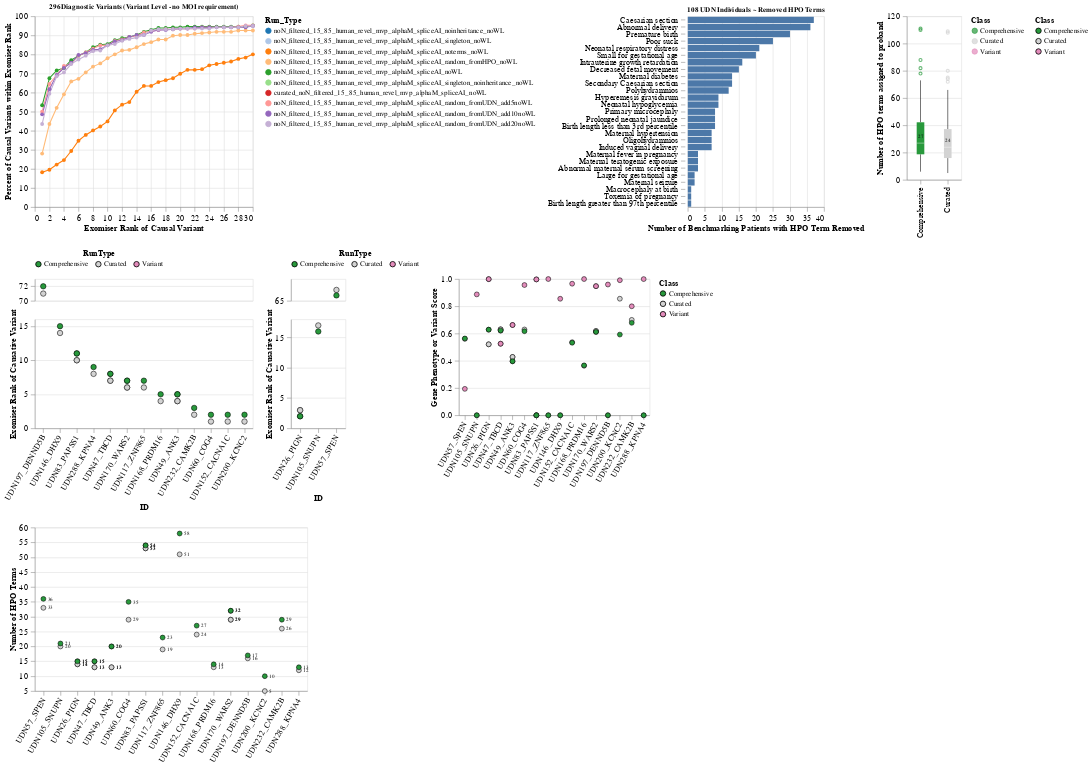

Notebook cell for this chart:
### Code cell
# top = alt.hconcat(plot_4F,plot_4D ).resolve_scale(color='independent')
top = alt.hconcat(plot_A,removed_terms_plot,term_boxplot ).resolve_scale(color='independent')
bottom = alt.hconcat(rank_improvements,rank_worsen,phenotype_score_boxplot).resolve_scale(color='independent')

alt.vconcat(top, bottom,phenotype_term_counts).configure_axis(
    labelFontSize=15,
    labelPadding= 5,
    tickSize=8,
    titleFontSize=15,
    labelFont='arial',
    titleFont='arial',
    labelLimit=0
    ).configure_legend(
        labelLimit=0,labelFontSize=13, titleFontSize=15, labelFont='arial', titleFont='arial')

### Figure 1 — Vega-Lite specification as saved in the notebook (floating-point values rounded to 4 significant figures; data arrays with more than 128 entries replaced by an {"elided": "..."} marker saying what was removed)
{"config": {"view": {"continuousWidth": 300, "continuousHeight": 300}, "axis": {"labelFont": "arial", "labelFontSize": 15, "labelLimit": 0, "labelPadding": 5, "tickSize": 8, "titleFont": "arial", "titleFontSize": 15}, "legend": {"labelFont": "arial", "labelFontSize": 13, "labelLimit": 0, "titleFont": "arial", "titleFontSize": 15}}, "vconcat": [{"hconcat": [{"data": {"name": "data-a87647cefc4d5e07dc22e48c7fc30678"}, "mark": {"type": "line", "point": {"size": 50}}, "encoding": {"color": {"field": "Run_Type", "scale": {"domain": ["noN_filtered_15_85_human_revel_mvp_alphaM_spliceAI_noinheritance_noWL", "noN_filtered_15_85_human_revel_mvp_alphaM_spliceAI_singleton_noWL", "noN_filtered_15_85_human_revel_mvp_alphaM_spliceAI_noterms_noWL", "noN_filtered_15_85_human_revel_mvp_alphaM_spliceAI_random_fromHPO_noWL", "noN_filtered_15_85_human_revel_mvp_alphaM_spliceAI_noWL", "noN_filtered_15_85_human_revel_mvp_alphaM_spliceAI_singleton_noinheritance_noWL", "curated_noN_filtered_15_85_human_revel_mvp_alphaM_spliceAI_noWL", "noN_filtered_15_85_human_revel_mvp_alphaM_spliceAI_random_fromUDN_add5noWL", "noN_filtered_15_85_human_revel_mvp_alphaM_spliceAI_random_fromUDN_add10noWL", "noN_filtered_15_85_human_revel_mvp_alphaM_spliceAI_random_fromUDN_add20noWL"], "scheme": "category20"}, "sort": ["noN_filtered_15_85_human_revel_mvp_alphaM_spliceAI_noinheritance_noWL", "noN_filtered_15_85_human_revel_mvp_alphaM_spliceAI_singleton_noWL", "noN_filtered_15_85_human_revel_mvp_alphaM_spliceAI_noterms_noWL", "noN_filtered_15_85_human_revel_mvp_alphaM_spliceAI_random_fromHPO_noWL", "noN_filtered_15_85_human_revel_mvp_alphaM_spliceAI_noWL", "noN_filtered_15_85_human_revel_mvp_alphaM_spliceAI_singleton_noinheritance_noWL", "curated_noN_filtered_15_85_human_revel_mvp_alphaM_spliceAI_noWL", "noN_filtered_15_85_human_revel_mvp_alphaM_spliceAI_random_fromUDN_add5noWL", "noN_filtered_15_85_human_revel_mvp_alphaM_spliceAI_random_fromUDN_add10noWL", "noN_filtered_15_85_human_revel_mvp_alphaM_spliceAI_random_fromUDN_add20noWL"], "type": "nominal"}, "tooltip": [{"field": "Rank", "type": "quantitative"}, {"field": "Percent_Variants", "type": "quantitative"}, {"field": "Run_Type", "type": "nominal"}], "x": {"field": "Rank", "title": "Exomiser Rank of Causal Variant", "type": "quantitative"}, "y": {"field": "Percent_Variants", "scale": {"domain": [0, 100]}, "title": "Percent of Causal Variants within Exomiser Rank", "type": "quantitative"}}, "height": 350, "title": "296Diagnostic Variants (Variant Level - no MOI requirement)", "width": 400}, {"layer": [{"mark": {"type": "bar"}, "encoding": {"tooltip": [{"field": "numPatients", "type": "quantitative"}, {"field": "PhenoCat_IC", "type": "nominal"}], "x": {"field": "numPatients", "title": "Number of Benchmarking Patients with HPO Term Removed", "type": "quantitative"}, "y": {"axis": {"offset": 5, "domainOpacity": 0}, "field": "TermName", "sort": "-x", "title": null, "type": "nominal"}}, "title": "108 UDN Individuals ~ Removed HPO Terms"}], "data": {"name": "data-69d007fc6878341c3dc39f53a7d18f57"}, "height": 350, "resolve": {"scale": {"color": "independent"}}, "width": 250}, {"layer": [{"mark": {"type": "boxplot"}, "encoding": {"color": {"field": "Class", "scale": {"domain": ["Comprehensive", "Curated", "Variant"], "range": ["#28993C", "lightgrey", "#e38cbb"]}, "type": "nominal"}, "x": {"field": "Class", "title": null, "type": "nominal"}, "y": {"field": "Num_Terms", "scale": {"zero": false}, "title": "Number of HPO terms assigned to proband", "type": "quantitative"}}}, {"mark": {"type": "text", "align": "left", "baseline": "middle", "color": "black", "dx": -5, "dy": -12, "size": 10}, "encoding": {"text": {"aggregate": "median", "field": "Num_Terms", "type": "quantitative"}, "x": {"field": "Class", "type": "nominal"}, "y": {"aggregate": "median", "field": "Num_Terms", "type": "quantitative"}}}], "data": {"name": "data-959cbe53c7538ce36694c216da3c0a8f"}, "height": 300, "width": 100}], "resolve": {"scale": {"color": "independent"}}}, {"hconcat": [{"vconcat": [{"data": {"name": "data-2d41e5cb9d289e59a7756195c3613a56"}, "mark": {"type": "circle", "filled": true, "opacity": 1, "size": 100, "stroke": "black", "strokeWidth": 1}, "encoding": {"color": {"field": "RunType", "legend": {"direction": "horizontal", "orient": "top", "titleAnchor": "middle"}, "scale": {"domain": ["Comprehensive", "Curated", "Variant"], "range": ["#28993C", "lightgrey", "#e38cbb"]}, "sort": ["Curated", "Comprehensive"], "type": "nominal"}, "tooltip": [{"field": "RunType", "type": "nominal"}, {"field": "ID", "type": "nominal"}, {"field": "Rank", "type": "quantitative"}, {"field": "Diff", "type": "quantitative"}], "x": {"axis": null, "field": "ID", "scale": {"domain": ["UDN197_DENND5B", "UDN197_DENND5B"]}, "type": "nominal"}, "y": {"field": "Rank", "scale": {"domain": [70, 73]}, "title": null, "type": "quantitative"}}, "height": 40, "width": 400}, {"data": {"name": "data-8c8cb4c20b96a4e18f35a734b9a1657c"}, "mark": {"type": "circle", "filled": true, "opacity": 1, "size": 100, "stroke": "black", "strokeWidth": 1}, "encoding": {"color": {"field": "RunType", "legend": {"direction": "horizontal", "orient": "top", "titleAnchor": "middle"}, "scale": {"domain": ["Comprehensive", "Curated", "Variant"], "range": ["#28993C", "lightgrey", "#e38cbb"]}, "sort": ["Unfiltered", "Filtered"], "type": "nominal"}, "tooltip": [{"field": "RunType", "type": "nominal"}, {"field": "ID", "type": "nominal"}, {"field": "Rank", "type": "quantitative"}, {"field": "Diff", "type": "quantitative"}], "x": {"axis": {"labelAngle": -60}, "field": "ID", "scale": {"domain": ["UDN146_DHX9", "UDN146_DHX9", "UDN83_PAPSS1", "UDN83_PAPSS1", "UDN83_PAPSS1", "UDN83_PAPSS1", "UDN288_KPNA4", "UDN47_TBCD", "UDN288_KPNA4", "UDN47_TBCD", "UDN170_WARS2", "UDN170_WARS2", "UDN117_ZNF865", "UDN47_TBCD", "UDN47_TBCD", "UDN117_ZNF865", "UDN170_WARS2", "UDN170_WARS2", "UDN168_PRDM16", "UDN49_ANK3", "UDN49_ANK3", "UDN168_PRDM16", "UDN49_ANK3", "UDN49_ANK3", "UDN232_CAMK2B", "UDN60_COG4", "UDN232_CAMK2B", "UDN152_CACNA1C", "UDN200_KCNC2", "UDN60_COG4", "UDN152_CACNA1C", "UDN200_KCNC2", "UDN197_DENND5B"]}, "type": "nominal"}, "y": {"field": "Rank", "title": "Exomiser Rank of Causative Variant", "type": "quantitative"}}, "height": 200, "width": 400}], "resolve": {"scale": {"x": "shared"}}, "spacing": 5}, {"vconcat": [{"data": {"name": "data-8419a946f38307f993178fbf45d7d05c"}, "mark": {"type": "circle", "filled": true, "opacity": 1, "size": 100, "stroke": "black", "strokeWidth": 1}, "encoding": {"color": {"field": "RunType", "legend": {"direction": "horizontal", "orient": "top", "titleAnchor": "middle"}, "scale": {"domain": ["Comprehensive", "Curated", "Variant"], "range": ["#28993C", "lightgrey", "#e38cbb"]}, "sort": ["Curated", "Comprehensive"], "type": "nominal"}, "tooltip": [{"field": "RunType", "type": "nominal"}, {"field": "ID", "type": "nominal"}, {"field": "Rank", "type": "quantitative"}, {"field": "Diff", "type": "quantitative"}], "x": {"axis": null, "field": "ID", "scale": {"domain": ["UDN26_PIGN", "UDN105_SNUPN", "UDN57_SPEN"]}, "type": "nominal"}, "y": {"field": "Rank", "scale": {"domain": [65, 69]}, "title": null, "type": "quantitative"}}, "height": 40, "width": 100}, {"data": {"name": "data-01ac6742b128781986dd60976726c963"}, "mark": {"type": "circle", "filled": true, "opacity": 1, "size": 100, "stroke": "black", "strokeWidth": 1}, "encoding": {"color": {"field": "RunType", "legend": {"direction": "horizontal", "orient": "top", "titleAnchor": "middle"}, "scale": {"domain": ["Comprehensive", "Curated", "Variant"], "range": ["#28993C", "lightgrey", "#e38cbb"]}, "sort": ["Curated", "Comprehensive"], "type": "nominal"}, "tooltip": [{"field": "RunType", "type": "nominal"}, {"field": "ID", "type": "nominal"}, {"field": "Rank", "type": "quantitative"}, {"field": "Diff", "type": "quantitative"}], "x": {"axis": {"labelAngle": -60}, "field": "ID", "scale": {"domain": ["UDN26_PIGN", "UDN105_SNUPN", "UDN57_SPEN"]}, "type": "nominal"}, "y": {"field": "Rank", "title": "Exomiser Rank of Causative Variant", "type": "quantitative"}}, "height": 200, "width": 100}], "resolve": {"scale": {"x": "shared"}}, "spacing": 5}, {"layer": [{"mark": {"type": "circle", "filled": true, "opacity": 1, "size": 80, "stroke": "black", "strokeWidth": 1}, "encoding": {"color": {"field": "Class", "scale": {"domain": ["Comprehensive", "Curated", "Variant"], "range": ["#28993C", "lightgrey", "#e38cbb"]}, "type": "nominal"}, "tooltip": [{"field": "Class", "type": "nominal"}, {"field": "Rank", "type": "quantitative"}, {"field": "Score", "type": "quantitative"}], "x": {"axis": {"labelAngle": -60}, "field": "ID", "sort": ["UDN57_SPEN", "UDN57_SPEN", "UDN105_SNUPN", "UDN105_SNUPN", "UDN26_PIGN", "UDN26_PIGN", "UDN26_PIGN", "UDN26_PIGN"], "title": "", "type": "nominal"}, "y": {"field": "Score", "scale": {"zero": false}, "title": "Gene Phenotype or Variant Score", "type": "quantitative"}}}], "data": {"name": "data-307d2df2fd5d01db09fcba27cb2518a2"}, "height": 250, "width": 350}], "resolve": {"scale": {"color": "independent"}}}, {"layer": [{"mark": {"type": "circle", "filled": true, "opacity": 1, "size": 80, "stroke": "black", "strokeWidth": 1}, "encoding": {"color": {"field": "Class", "scale": {"domain": ["Comprehensive", "Curated", "Variant"], "range": ["#28993C", "lightgrey", "#e38cbb"]}, "type": "nominal"}, "tooltip": [{"field": "Class", "type": "nominal"}, {"field": "Rank", "type": "quantitative"}, {"field": "Score", "type": "quantitative"}], "x": {"axis": {"labelAngle": -60}, "field": "ID", "sort": ["UDN57_SPEN", "UDN57_SPEN", "UDN105_SNUPN", "UDN105_SNUPN", "UDN26_PIGN", "UDN26_PIGN", "UDN26_PIGN", "UDN26_PIGN"], "title": "", "type": "nominal"}, "y": {"field": "Terms", "scale": {"zero": false}, "title": "Number of HPO Terms", "type": "quantitative"}}}, {"mark": {"type": "text", "align": "left", "baseline": "middle", "color": "black", "dx": 8, "size": 10}, "encoding": {"text": {"field": "Terms", "type": "quantitative"}, "x": {"axis": {"labelAngle": -60}, "field": "ID", "sort": ["UDN57_SPEN", "UDN57_SPEN", "UDN105_SNUPN", "UDN105_SNUPN", "UDN26_PIGN", "UDN26_PIGN", "UDN26_PIGN", "UDN26_PIGN"], "title": "", "type": "nominal"}, "y": {"field": "Terms", "type": "quantitative"}}}], "data": {"name": "data-8f6450c8110f3dfdcb44b73d8f0c511e"}, "height": 300, "width": 500}], "$schema": "https://vega.github.io/schema/vega-lite/v5.17.0.json", "datasets": {"data-a87647cefc4d5e07dc22e48c7fc30678": {"elided": "180 records"}, "data-69d007fc6878341c3dc39f53a7d18f57": [{"Term": "HP:0011410", "numPatients": 37, "Percent_Patients": 34.3, "TermName": "Caesarian section"}, {"Term": "HP:0001787", "numPatients": 36, "Percent_Patients": 33.3, "TermName": "Abnormal delivery"}, {"Term": "HP:0001622", "numPatients": 30, "Percent_Patients": 27.8, "TermName": "Premature birth"}, {"Term": "HP:0002033", "numPatients": 25, "Percent_Patients": 23.1, "TermName": "Poor suck"}, {"Term": "HP:0002643", "numPatients": 21, "Percent_Patients": 19.4, "TermName": "Neonatal respiratory distress"}, {"Term": "HP:0001518", "numPatients": 20, "Percent_Patients": 18.5, "TermName": "Small for gestational age"}, {"Term": "HP:0001511", "numPatients": 16, "Percent_Patients": 14.8, "TermName": "Intrauterine growth retardation"}, {"Term": "HP:0001558", "numPatients": 15, "Percent_Patients": 13.9, "TermName": "Decreased fetal movement"}, {"Term": "HP:0009800", "numPatients": 13, "Percent_Patients": 12.0, "TermName": "Maternal diabetes"}, {"Term": "HP:0030364", "numPatients": 13, "Percent_Patients": 12.0, "TermName": "Secondary Caesarian section"}, {"Term": "HP:0001561", "numPatients": 12, "Percent_Patients": 11.1, "TermName": "Polyhydramnios"}, {"Term": "HP:0012188", "numPatients": 9, "Percent_Patients": 8.3, "TermName": "Hyperemesis gravidarum"}, {"Term": "HP:0001998", "numPatients": 9, "Percent_Patients": 8.3, "TermName": "Neonatal hypoglycemia"}, {"Term": "HP:0011451", "numPatients": 8, "Percent_Patients": 7.4, "TermName": "Primary microcephaly"}, {"Term": "HP:0006579", "numPatients": 8, "Percent_Patients": 7.4, "TermName": "Prolonged neonatal jaundice"}, {"Term": "HP:0003561", "numPatients": 8, "Percent_Patients": 7.4, "TermName": "Birth length less than 3rd percentile"}, {"Term": "HP:0008071", "numPatients": 7, "Percent_Patients": 6.5, "TermName": "Maternal hypertension"}, {"Term": "HP:0001562", "numPatients": 7, "Percent_Patients": 6.5, "TermName": "Oligohydramnios"}, {"Term": "HP:0030369", "numPatients": 7, "Percent_Patients": 6.5, "TermName": "Induced vaginal delivery"}, {"Term": "HP:0030244", "numPatients": 3, "Percent_Patients": 2.8, "TermName": "Maternal fever in pregnancy"}, {"Term": "HP:0011438", "numPatients": 3, "Percent_Patients": 2.8, "TermName": "Maternal teratogenic exposure"}, {"Term": "HP:0011436", "numPatients": 3, "Percent_Patients": 2.8, "TermName": "Abnormal maternal serum screening"}, {"Term": "HP:0001520", "numPatients": 2, "Percent_Patients": 1.9, "TermName": "Large for gestational age"}, {"Term": "HP:0100622", "numPatients": 2, "Percent_Patients": 1.9, "TermName": "Maternal seizure"}, {"Term": "HP:0004488", "numPatients": 1, "Percent_Patients": 0.9, "TermName": "Macrocephaly at birth"}, {"Term": "HP:0100603", "numPatients": 1, "Percent_Patients": 0.9, "TermName": "Toxemia of pregnancy"}, {"Term": "HP:0003517", "numPatients": 1, "Percent_Patients": 0.9, "TermName": "Birth length greater than 97th percentile"}], "data-959cbe53c7538ce36694c216da3c0a8f": {"elided": "216 records"}, "data-2d41e5cb9d289e59a7756195c3613a56": [{"ID": "UDN197_DENND5B", "Rank": 72.0, "Diff": 1.0, "RunType": "Comprehensive"}, {"ID": "UDN197_DENND5B", "Rank": 71.0, "Diff": 1.0, "RunType": "Curated"}], "data-8c8cb4c20b96a4e18f35a734b9a1657c": [{"ID": "UDN146_DHX9", "Rank": 15.0, "Diff": 1.0, "RunType": "Comprehensive"}, {"ID": "UDN146_DHX9", "Rank": 14.0, "Diff": 1.0, "RunType": "Curated"}, {"ID": "UDN83_PAPSS1", "Rank": 11.0, "Diff": 1.0, "RunType": "Comprehensive"}, {"ID": "UDN83_PAPSS1", "Rank": 11.0, "Diff": 1.0, "RunType": "Comprehensive"}, {"ID": "UDN83_PAPSS1", "Rank": 10.0, "Diff": 1.0, "RunType": "Curated"}, {"ID": "UDN83_PAPSS1", "Rank": 10.0, "Diff": 1.0, "RunType": "Curated"}, {"ID": "UDN288_KPNA4", "Rank": 9.0, "Diff": 1.0, "RunType": "Comprehensive"}, {"ID": "UDN47_TBCD", "Rank": 8.0, "Diff": 1.0, "RunType": "Comprehensive"}, {"ID": "UDN288_KPNA4", "Rank": 8.0, "Diff": 1.0, "RunType": "Curated"}, {"ID": "UDN47_TBCD", "Rank": 8.0, "Diff": 1.0, "RunType": "Comprehensive"}, {"ID": "UDN170_WARS2", "Rank": 7.0, "Diff": 1.0, "RunType": "Comprehensive"}, {"ID": "UDN170_WARS2", "Rank": 7.0, "Diff": 1.0, "RunType": "Comprehensive"}, {"ID": "UDN117_ZNF865", "Rank": 7.0, "Diff": 1.0, "RunType": "Comprehensive"}, {"ID": "UDN47_TBCD", "Rank": 7.0, "Diff": 1.0, "RunType": "Curated"}, {"ID": "UDN47_TBCD", "Rank": 7.0, "Diff": 1.0, "RunType": "Curated"}, {"ID": "UDN117_ZNF865", "Rank": 6.0, "Diff": 1.0, "RunType": "Curated"}, {"ID": "UDN170_WARS2", "Rank": 6.0, "Diff": 1.0, "RunType": "Curated"}, {"ID": "UDN170_WARS2", "Rank": 6.0, "Diff": 1.0, "RunType": "Curated"}, {"ID": "UDN168_PRDM16", "Rank": 5.0, "Diff": 1.0, "RunType": "Comprehensive"}, {"ID": "UDN49_ANK3", "Rank": 5.0, "Diff": 1.0, "RunType": "Comprehensive"}, {"ID": "UDN49_ANK3", "Rank": 5.0, "Diff": 1.0, "RunType": "Comprehensive"}, {"ID": "UDN168_PRDM16", "Rank": 4.0, "Diff": 1.0, "RunType": "Curated"}, {"ID": "UDN49_ANK3", "Rank": 4.0, "Diff": 1.0, "RunType": "Curated"}, {"ID": "UDN49_ANK3", "Rank": 4.0, "Diff": 1.0, "RunType": "Curated"}, {"ID": "UDN232_CAMK2B", "Rank": 3.0, "Diff": 1.0, "RunType": "Comprehensive"}, {"ID": "UDN60_COG4", "Rank": 2.0, "Diff": 1.0, "RunType": "Comprehensive"}, {"ID": "UDN232_CAMK2B", "Rank": 2.0, "Diff": 1.0, "RunType": "Curated"}, {"ID": "UDN152_CACNA1C", "Rank": 2.0, "Diff": 1.0, "RunType": "Comprehensive"}, {"ID": "UDN200_KCNC2", "Rank": 2.0, "Diff": 1.0, "RunType": "Comprehensive"}, {"ID": "UDN60_COG4", "Rank": 1.0, "Diff": 1.0, "RunType": "Curated"}, {"ID": "UDN152_CACNA1C", "Rank": 1.0, "Diff": 1.0, "RunType": "Curated"}, {"ID": "UDN200_KCNC2", "Rank": 1.0, "Diff": 1.0, "RunType": "Curated"}], "data-8419a946f38307f993178fbf45d7d05c": [{"ID": "UDN57_SPEN", "Rank": 67.0, "Diff": -1.0, "RunType": "Curated"}, {"ID": "UDN57_SPEN", "Rank": 66.0, "Diff": -1.0, "RunType": "Comprehensive"}], "data-01ac6742b128781986dd60976726c963": [{"ID": "UDN105_SNUPN", "Rank": 17.0, "Diff": -1.0, "RunType": "Curated"}, {"ID": "UDN105_SNUPN", "Rank": 16.0, "Diff": -1.0, "RunType": "Comprehensive"}, {"ID": "UDN26_PIGN", "Rank": 3.0, "Diff": -1.0, "RunType": "Curated"}, {"ID": "UDN26_PIGN", "Rank": 3.0, "Diff": -1.0, "RunType": "Curated"}, {"ID": "UDN26_PIGN", "Rank": 2.0, "Diff": -1.0, "RunType": "Comprehensive"}, {"ID": "UDN26_PIGN", "Rank": 2.0, "Diff": -1.0, "RunType": "Comprehensive"}], "data-307d2df2fd5d01db09fcba27cb2518a2": [{"ID": "UDN26_PIGN", "Score": 0.5209, "Class": "Curated", "Diff": -0.1075, "Rank": 3.0, "Terms": 14}, {"ID": "UDN26_PIGN", "Score": 0.6284, "Class": "Comprehensive", "Diff": -0.1075, "Rank": 2.0, "Terms": 15}, {"ID": "UDN26_PIGN", "Score": 0.9992, "Class": "Variant", "Diff": -0.1075, "Rank": 3.0, "Terms": ""}, {"ID": "UDN26_PIGN", "Score": 0.5209, "Class": "Curated", "Diff": -0.1075, "Rank": 3.0, "Terms": 14}, {"ID": "UDN26_PIGN", "Score": 0.6284, "Class": "Comprehensive", "Diff": -0.1075, "Rank": 2.0, "Terms": 15}, {"ID": "UDN26_PIGN", "Score": 0.9992, "Class": "Variant", "Diff": -0.1075, "Rank": 3.0, "Terms": ""}, {"ID": "UDN47_TBCD", "Score": 0.6309, "Class": "Curated", "Diff": 0.0091, "Rank": 7.0, "Terms": 13}, {"ID": "UDN47_TBCD", "Score": 0.6218, "Class": "Comprehensive", "Diff": 0.0091, "Rank": 8.0, "Terms": 15}, {"ID": "UDN47_TBCD", "Score": 0.5252, "Class": "Variant", "Diff": 0.0091, "Rank": 7.0, "Terms": ""}, {"ID": "UDN47_TBCD", "Score": 0.6309, "Class": "Curated", "Diff": 0.0091, "Rank": 7.0, "Terms": 13}, {"ID": "UDN47_TBCD", "Score": 0.6218, "Class": "Comprehensive", "Diff": 0.0091, "Rank": 8.0, "Terms": 15}, {"ID": "UDN47_TBCD", "Score": 0.5252, "Class": "Variant", "Diff": 0.0091, "Rank": 7.0, "Terms": ""}, {"ID": "UDN49_ANK3", "Score": 0.4281, "Class": "Curated", "Diff": 0.0317, "Rank": 4.0, "Terms": 13}, {"ID": "UDN49_ANK3", "Score": 0.3964, "Class": "Comprehensive", "Diff": 0.0317, "Rank": 5.0, "Terms": 20}, {"ID": "UDN49_ANK3", "Score": 0.6626, "Class": "Variant", "Diff": 0.0317, "Rank": 4.0, "Terms": ""}, {"ID": "UDN49_ANK3", "Score": 0.4281, "Class": "Curated", "Diff": 0.0317, "Rank": 4.0, "Terms": 13}, {"ID": "UDN49_ANK3", "Score": 0.3964, "Class": "Comprehensive", "Diff": 0.0317, "Rank": 5.0, "Terms": 20}, {"ID": "UDN49_ANK3", "Score": 0.6626, "Class": "Variant", "Diff": 0.0317, "Rank": 4.0, "Terms": ""}, {"ID": "UDN57_SPEN", "Score": 0.5613, "Class": "Curated", "Diff": -0.0023, "Rank": 67.0, "Terms": 33}, {"ID": "UDN57_SPEN", "Score": 0.5636, "Class": "Comprehensive", "Diff": -0.0023, "Rank": 66.0, "Terms": 36}, {"ID": "UDN57_SPEN", "Score": 0.1939, "Class": "Variant", "Diff": -0.0023, "Rank": 67.0, "Terms": ""}, {"ID": "UDN60_COG4", "Score": 0.6298, "Class": "Curated", "Diff": 0.0128, "Rank": 1.0, "Terms": 29}, {"ID": "UDN60_COG4", "Score": 0.617, "Class": "Comprehensive", "Diff": 0.0128, "Rank": 2.0, "Terms": 35}, {"ID": "UDN60_COG4", "Score": 0.956, "Class": "Variant", "Diff": 0.0128, "Rank": 1.0, "Terms": ""}, {"ID": "UDN83_PAPSS1", "Score": 0.0, "Class": "Curated", "Diff": 0.0, "Rank": 10.0, "Terms": 53}, {"ID": "UDN83_PAPSS1", "Score": 0.0, "Class": "Comprehensive", "Diff": 0.0, "Rank": 11.0, "Terms": 54}, {"ID": "UDN83_PAPSS1", "Score": 0.9972, "Class": "Variant", "Diff": 0.0, "Rank": 10.0, "Terms": ""}, {"ID": "UDN83_PAPSS1", "Score": 0.0, "Class": "Curated", "Diff": 0.0, "Rank": 10.0, "Terms": 53}, {"ID": "UDN83_PAPSS1", "Score": 0.0, "Class": "Comprehensive", "Diff": 0.0, "Rank": 11.0, "Terms": 54}, {"ID": "UDN83_PAPSS1", "Score": 0.9972, "Class": "Variant", "Diff": 0.0, "Rank": 10.0, "Terms": ""}, {"ID": "UDN105_SNUPN", "Score": 0.0, "Class": "Curated", "Diff": 0.0, "Rank": 17.0, "Terms": 20}, {"ID": "UDN105_SNUPN", "Score": 0.0, "Class": "Comprehensive", "Diff": 0.0, "Rank": 16.0, "Terms": 21}, {"ID": "UDN105_SNUPN", "Score": 0.8873, "Class": "Variant", "Diff": 0.0, "Rank": 17.0, "Terms": ""}, {"ID": "UDN117_ZNF865", "Score": 0.0, "Class": "Curated", "Diff": 0.0, "Rank": 6.0, "Terms": 19}, {"ID": "UDN117_ZNF865", "Score": 0.0, "Class": "Comprehensive", "Diff": 0.0, "Rank": 7.0, "Terms": 23}, {"ID": "UDN117_ZNF865", "Score": 1.0, "Class": "Variant", "Diff": 0.0, "Rank": 6.0, "Terms": ""}, {"ID": "UDN146_DHX9", "Score": 0.0, "Class": "Curated", "Diff": 0.0, "Rank": 14.0, "Terms": 51}, {"ID": "UDN146_DHX9", "Score": 0.0, "Class": "Comprehensive", "Diff": 0.0, "Rank": 15.0, "Terms": 58}, {"ID": "UDN146_DHX9", "Score": 0.8553, "Class": "Variant", "Diff": 0.0, "Rank": 14.0, "Terms": ""}, {"ID": "UDN152_CACNA1C", "Score": 0.5363, "Class": "Curated", "Diff": 0.004, "Rank": 1.0, "Terms": 24}, {"ID": "UDN152_CACNA1C", "Score": 0.5323, "Class": "Comprehensive", "Diff": 0.004, "Rank": 2.0, "Terms": 27}, {"ID": "UDN152_CACNA1C", "Score": 0.9657, "Class": "Variant", "Diff": 0.004, "Rank": 1.0, "Terms": ""}, {"ID": "UDN168_PRDM16", "Score": 0.3639, "Class": "Curated", "Diff": -0.0024, "Rank": 4.0, "Terms": 13}, {"ID": "UDN168_PRDM16", "Score": 0.3663, "Class": "Comprehensive", "Diff": -0.0024, "Rank": 5.0, "Terms": 14}, {"ID": "UDN168_PRDM16", "Score": 1.0, "Class": "Variant", "Diff": -0.0024, "Rank": 4.0, "Terms": ""}, {"ID": "UDN170_WARS2", "Score": 0.6186, "Class": "Curated", "Diff": 0.0065, "Rank": 6.0, "Terms": 29}, {"ID": "UDN170_WARS2", "Score": 0.6121, "Class": "Comprehensive", "Diff": 0.0065, "Rank": 7.0, "Terms": 32}, {"ID": "UDN170_WARS2", "Score": 0.9477, "Class": "Variant", "Diff": 0.0065, "Rank": 6.0, "Terms": ""}, {"ID": "UDN170_WARS2", "Score": 0.6186, "Class": "Curated", "Diff": 0.0065, "Rank": 6.0, "Terms": 29}, {"ID": "UDN170_WARS2", "Score": 0.6121, "Class": "Comprehensive", "Diff": 0.0065, "Rank": 7.0, "Terms": 32}, {"ID": "UDN170_WARS2", "Score": 0.9477, "Class": "Variant", "Diff": 0.0065, "Rank": 6.0, "Terms": ""}, {"ID": "UDN197_DENND5B", "Score": 0.0, "Class": "Curated", "Diff": 0.0, "Rank": 71.0, "Terms": 16}, {"ID": "UDN197_DENND5B", "Score": 0.0, "Class": "Comprehensive", "Diff": 0.0, "Rank": 72.0, "Terms": 17}, {"ID": "UDN197_DENND5B", "Score": 0.9597, "Class": "Variant", "Diff": 0.0, "Rank": 71.0, "Terms": ""}, {"ID": "UDN200_KCNC2", "Score": 0.8555, "Class": "Curated", "Diff": 0.2632, "Rank": 1.0, "Terms": 5}, {"ID": "UDN200_KCNC2", "Score": 0.5923, "Class": "Comprehensive", "Diff": 0.2632, "Rank": 2.0, "Terms": 10}, {"ID": "UDN200_KCNC2", "Score": 0.9914, "Class": "Variant", "Diff": 0.2632, "Rank": 1.0, "Terms": ""}, {"ID": "UDN232_CAMK2B", "Score": 0.7003, "Class": "Curated", "Diff": 0.0216, "Rank": 2.0, "Terms": 26}, {"ID": "UDN232_CAMK2B", "Score": 0.6787, "Class": "Comprehensive", "Diff": 0.0216, "Rank": 3.0, "Terms": 29}, {"ID": "UDN232_CAMK2B", "Score": 0.8, "Class": "Variant", "Diff": 0.0216, "Rank": 2.0, "Terms": ""}, {"ID": "UDN288_KPNA4", "Score": 0.0, "Class": "Curated", "Diff": 0.0, "Rank": 8.0, "Terms": 12}, {"ID": "UDN288_KPNA4", "Score": 0.0, "Class": "Comprehensive", "Diff": 0.0, "Rank": 9.0, "Terms": 13}, {"ID": "UDN288_KPNA4", "Score": 0.9997, "Class": "Variant", "Diff": 0.0, "Rank": 8.0, "Terms": ""}], "data-8f6450c8110f3dfdcb44b73d8f0c511e": [{"ID": "UDN26_PIGN", "Score": 0.5209, "Class": "Curated", "Diff": -0.1075, "Rank": 3.0, "Terms": 14}, {"ID": "UDN26_PIGN", "Score": 0.6284, "Class": "Comprehensive", "Diff": -0.1075, "Rank": 2.0, "Terms": 15}, {"ID": "UDN26_PIGN", "Score": 0.5209, "Class": "Curated", "Diff": -0.1075, "Rank": 3.0, "Terms": 14}, {"ID": "UDN26_PIGN", "Score": 0.6284, "Class": "Comprehensive", "Diff": -0.1075, "Rank": 2.0, "Terms": 15}, {"ID": "UDN47_TBCD", "Score": 0.6309, "Class": "Curated", "Diff": 0.0091, "Rank": 7.0, "Terms": 13}, {"ID": "UDN47_TBCD", "Score": 0.6218, "Class": "Comprehensive", "Diff": 0.0091, "Rank": 8.0, "Terms": 15}, {"ID": "UDN47_TBCD", "Score": 0.6309, "Class": "Curated", "Diff": 0.0091, "Rank": 7.0, "Terms": 13}, {"ID": "UDN47_TBCD", "Score": 0.6218, "Class": "Comprehensive", "Diff": 0.0091, "Rank": 8.0, "Terms": 15}, {"ID": "UDN49_ANK3", "Score": 0.4281, "Class": "Curated", "Diff": 0.0317, "Rank": 4.0, "Terms": 13}, {"ID": "UDN49_ANK3", "Score": 0.3964, "Class": "Comprehensive", "Diff": 0.0317, "Rank": 5.0, "Terms": 20}, {"ID": "UDN49_ANK3", "Score": 0.4281, "Class": "Curated", "Diff": 0.0317, "Rank": 4.0, "Terms": 13}, {"ID": "UDN49_ANK3", "Score": 0.3964, "Class": "Comprehensive", "Diff": 0.0317, "Rank": 5.0, "Terms": 20}, {"ID": "UDN57_SPEN", "Score": 0.5613, "Class": "Curated", "Diff": -0.0023, "Rank": 67.0, "Terms": 33}, {"ID": "UDN57_SPEN", "Score": 0.5636, "Class": "Comprehensive", "Diff": -0.0023, "Rank": 66.0, "Terms": 36}, {"ID": "UDN60_COG4", "Score": 0.6298, "Class": "Curated", "Diff": 0.0128, "Rank": 1.0, "Terms": 29}, {"ID": "UDN60_COG4", "Score": 0.617, "Class": "Comprehensive", "Diff": 0.0128, "Rank": 2.0, "Terms": 35}, {"ID": "UDN83_PAPSS1", "Score": 0.0, "Class": "Curated", "Diff": 0.0, "Rank": 10.0, "Terms": 53}, {"ID": "UDN83_PAPSS1", "Score": 0.0, "Class": "Comprehensive", "Diff": 0.0, "Rank": 11.0, "Terms": 54}, {"ID": "UDN83_PAPSS1", "Score": 0.0, "Class": "Curated", "Diff": 0.0, "Rank": 10.0, "Terms": 53}, {"ID": "UDN83_PAPSS1", "Score": 0.0, "Class": "Comprehensive", "Diff": 0.0, "Rank": 11.0, "Terms": 54}, {"ID": "UDN105_SNUPN", "Score": 0.0, "Class": "Curated", "Diff": 0.0, "Rank": 17.0, "Terms": 20}, {"ID": "UDN105_SNUPN", "Score": 0.0, "Class": "Comprehensive", "Diff": 0.0, "Rank": 16.0, "Terms": 21}, {"ID": "UDN117_ZNF865", "Score": 0.0, "Class": "Curated", "Diff": 0.0, "Rank": 6.0, "Terms": 19}, {"ID": "UDN117_ZNF865", "Score": 0.0, "Class": "Comprehensive", "Diff": 0.0, "Rank": 7.0, "Terms": 23}, {"ID": "UDN146_DHX9", "Score": 0.0, "Class": "Curated", "Diff": 0.0, "Rank": 14.0, "Terms": 51}, {"ID": "UDN146_DHX9", "Score": 0.0, "Class": "Comprehensive", "Diff": 0.0, "Rank": 15.0, "Terms": 58}, {"ID": "UDN152_CACNA1C", "Score": 0.5363, "Class": "Curated", "Diff": 0.004, "Rank": 1.0, "Terms": 24}, {"ID": "UDN152_CACNA1C", "Score": 0.5323, "Class": "Comprehensive", "Diff": 0.004, "Rank": 2.0, "Terms": 27}, {"ID": "UDN168_PRDM16", "Score": 0.3639, "Class": "Curated", "Diff": -0.0024, "Rank": 4.0, "Terms": 13}, {"ID": "UDN168_PRDM16", "Score": 0.3663, "Class": "Comprehensive", "Diff": -0.0024, "Rank": 5.0, "Terms": 14}, {"ID": "UDN170_WARS2", "Score": 0.6186, "Class": "Curated", "Diff": 0.0065, "Rank": 6.0, "Terms": 29}, {"ID": "UDN170_WARS2", "Score": 0.6121, "Class": "Comprehensive", "Diff": 0.0065, "Rank": 7.0, "Terms": 32}, {"ID": "UDN170_WARS2", "Score": 0.6186, "Class": "Curated", "Diff": 0.0065, "Rank": 6.0, "Terms": 29}, {"ID": "UDN170_WARS2", "Score": 0.6121, "Class": "Comprehensive", "Diff": 0.0065, "Rank": 7.0, "Terms": 32}, {"ID": "UDN197_DENND5B", "Score": 0.0, "Class": "Curated", "Diff": 0.0, "Rank": 71.0, "Terms": 16}, {"ID": "UDN197_DENND5B", "Score": 0.0, "Class": "Comprehensive", "Diff": 0.0, "Rank": 72.0, "Terms": 17}, {"ID": "UDN200_KCNC2", "Score": 0.8555, "Class": "Curated", "Diff": 0.2632, "Rank": 1.0, "Terms": 5}, {"ID": "UDN200_KCNC2", "Score": 0.5923, "Class": "Comprehensive", "Diff": 0.2632, "Rank": 2.0, "Terms": 10}, {"ID": "UDN232_CAMK2B", "Score": 0.7003, "Class": "Curated", "Diff": 0.0216, "Rank": 2.0, "Terms": 26}, {"ID": "UDN232_CAMK2B", "Score": 0.6787, "Class": "Comprehensive", "Diff": 0.0216, "Rank": 3.0, "Terms": 29}, {"ID": "UDN288_KPNA4", "Score": 0.0, "Class": "Curated", "Diff": 0.0, "Rank": 8.0, "Terms": 12}, {"ID": "UDN288_KPNA4", "Score": 0.0, "Class": "Comprehensive", "Diff": 0.0, "Rank": 9.0, "Terms": 13}]}}
